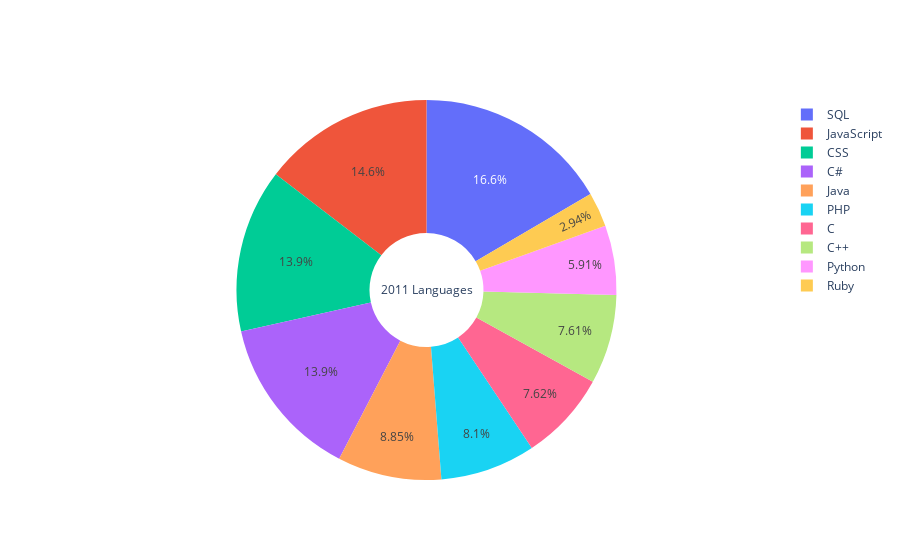

Notebook code cell kept with this figure:
### Markdown cell above
The data about languages is distributed in multiple unnamed columns. We have to play a little bit with the data to get most of it.

### Code cell
# plot the results
labels = df1['Language']
values = df1['Percent']
fig = go.Figure(data=[go.Pie(labels=labels, values=values, title='2011 Languages',hole=.3)])
fig.show()

### Figure 1 — Plotly figure (JSON) as saved in the notebook; plotly's stock layout.template omitted (floating-point values rounded to 4 significant figures)
{"data": [{"hole": 0.3, "labels": ["Java", "JavaScript", "CSS", "PHP", "Python", "Ruby", "SQL", "C#", "C++", "C"], "title": {"text": "2011 Languages"}, "type": "pie", "values": [0.0885, 0.1458, 0.1393, 0.08101, 0.05914, 0.02936, 0.1657, 0.1389, 0.07608, 0.07618]}], "layout": {}}
